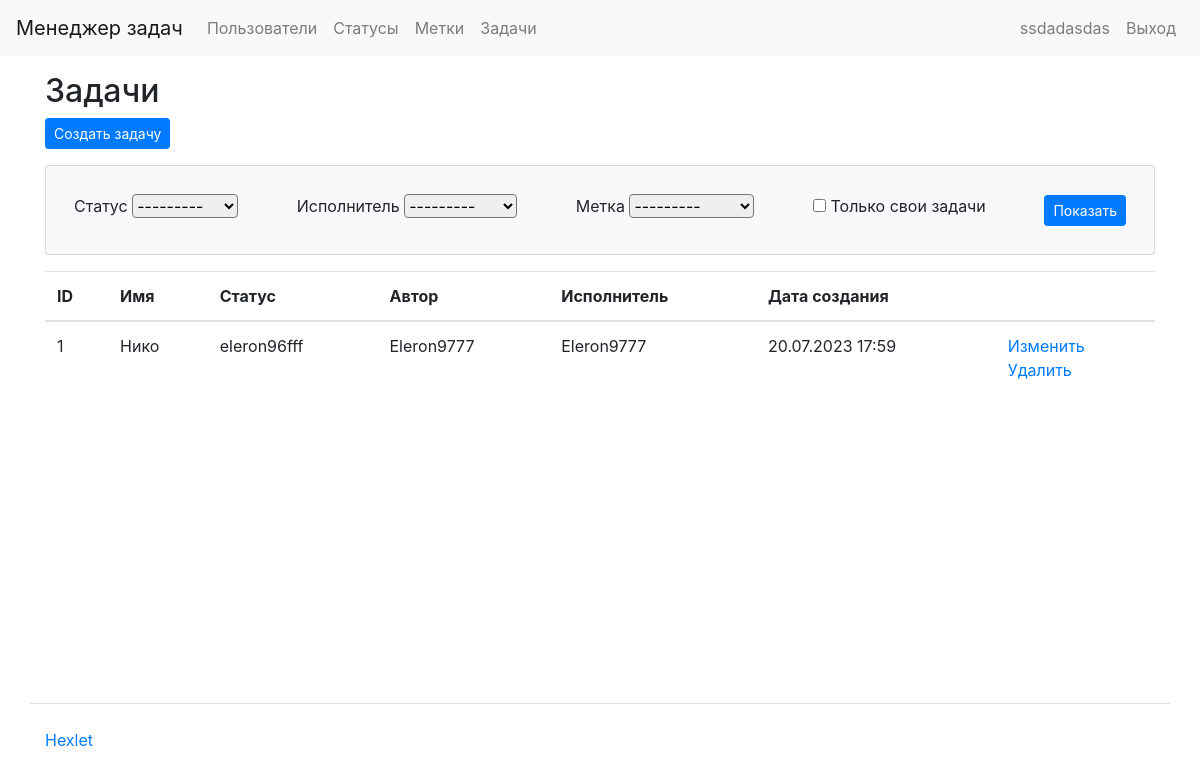
The page /tasks/ (signed in) on the database as committed earlier.
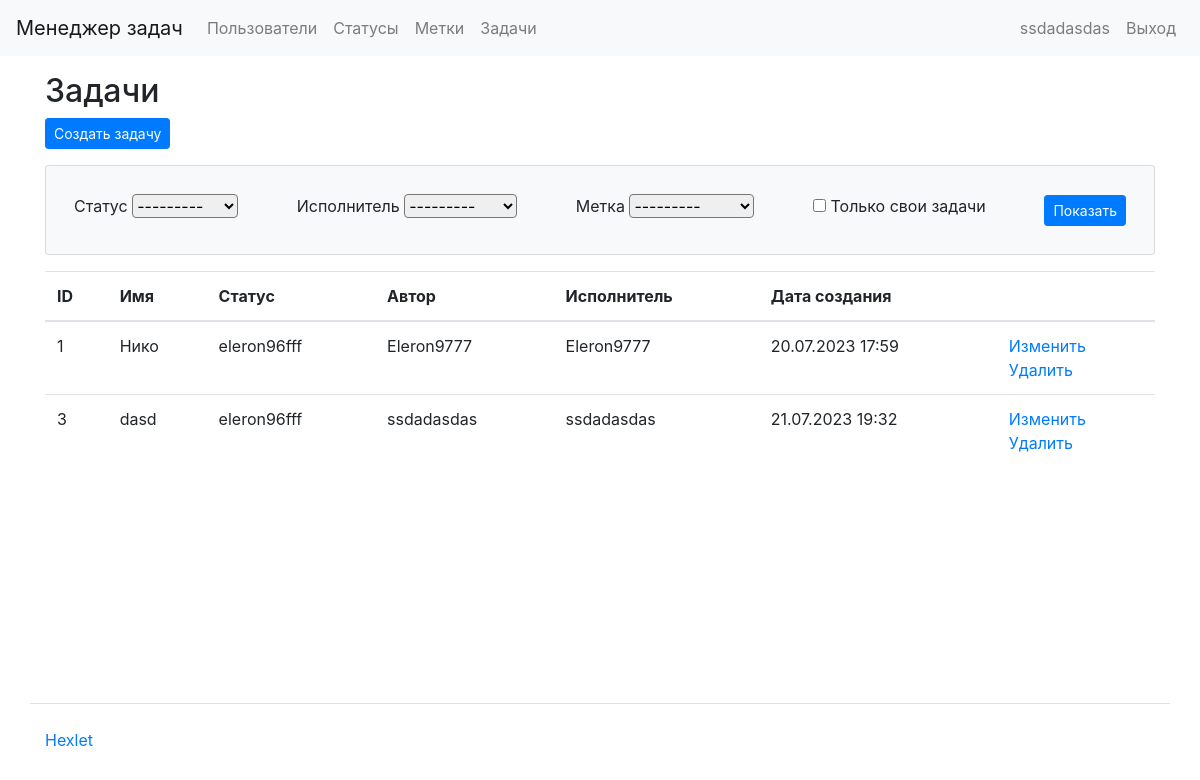
The same page on the database as committed later.
### task_manager/tasks/models.py (models this page shows, shortened)
class Task(models.Model):
    name = models.CharField(max_length=100, verbose_name=_('Name'))
    description = models.TextField(verbose_name=_('Description'))
    status = models.ForeignKey(Status, on_delete=models.CASCADE, verbose_name=_('Status'))  # Link to the Status model
    author = models.ForeignKey(User, on_delete=models.CASCADE, related_name='author_tasks', verbose_name=_('Author'))  # Link to the User model
    executor = models.ForeignKey(User, on_delete=models.CASCADE, related_name='executor_tasks', verbose_name=_('Executor'))  # Link to the User model
    label = models.ForeignKey(labels, on_delete=models.CASCADE, null=True, verbose_name=_('Label'))  # Link to the Label model
    created_date = models.DateTimeField(auto_now_add=True)
    class Meta:
        app_label = 'tasks'

### task_manager/status/models.py (models this page shows, shortened)
class Status(models.Model):
    name = models.CharField(verbose_name=gettext_lazy('Name'), max_length=100)
    created_date = models.DateTimeField(auto_now_add=True)
    class Meta:
        app_label = 'status'

### task_manager/users/models.py (models this page shows)
class User(AbstractUser):
    def get_absolute_url(self):
        return reverse('users:user_list')

### task_manager/tasks/views.py (the view, shortened to what this page needs)
# urls.py: path('tasks/', tasks_list, name='tasks'),
@login_required
def tasks_list(request):
    form = TaskFilterForm(request.GET or None)
    tasks = TaskModel.objects.all()
    statuses = Status.objects.all()
    context = {'form': form, 'tasks': tasks,
               'task_statuses': statuses}
    return render(request, 'tasks/tasks.html', context)

### task_manager/tasks/forms.py
class TaskFilterForm(forms.Form):
    status = forms.ModelChoiceField(queryset=Status.objects.all(), required=False)
    executor = forms.ModelChoiceField(queryset=get_user_model().objects.all(), required=False)
    label = forms.ModelChoiceField(queryset=labels.objects.all(), required=False)
    my_tasks = forms.BooleanField(required=False)

### task_manager/templates/tasks/tasks.html (shortened to what this page needs)
{% extends "base.html" %}
{% load i18n %}
{% block content %}
  <h2>{% trans "Tasks" %}</h2>
  <div class="mb-3">
    <a href="{% url 'create_tasks' %}" class="btn btn-primary btn-sm">{% trans "Create Task" %}</a>
  </div>
  <div class="card mb-3 card-body bg-light">
    <form method="GET" class="d-flex flex-row align-items-center justify-content-between flex-wrap">
      <div class="p-2">
        <label class="form-label" for="id_status">{% trans "Status" %}</label>
        <select name="status" class="form-select rounded" id="id_status">
          <option value="" selected>---------</option>
        </select>
      </div>
      <div class="p-2">
        <label class="form-label" for="id_executor">{% trans "Executor" %}</label>
        <select name="executor" class="form-select rounded" id="id_executor">
          <option value="" selected>---------</option>
        </select>
      </div>
      <div class="p-2">
        <label class="form-label" for="id_label">{% trans "Label" %}</label>
        <select name="label" class="form-select rounded" id="id_label">
          <option value="" selected>---------</option>
        </select>
      </div>
      <div class="p-2 form-check">
        <input type="checkbox" id="my_tasks" name="my_tasks">
        <label for="my_tasks">{% trans "Only my tasks" %}</label>
      </div>
      <div class="p-2">
        <input class="btn btn-primary btn-sm" type="submit" value="{% trans 'Show' %}">
      </div>
    </form>
  </div>
  <table class="table">
    <thead>
      <tr>
        <th scope="col">{% trans "id" %}</th>
        <th scope="col">{% trans "Name" %}</th>
        <th scope="col">{% trans "Status" %}</th>
        <th scope="col">{% trans "Author" %}</th>
        <th scope="col">{% trans "Executor" %}</th>
        <th scope="col">{% trans "Creation date" %}</th>
        <th scope="col"></th>
      </tr>
    </thead>
    <tbody>
      {% for task in tasks %}
      <tr>
        <td>{{ task.id }}</td>
        <td>{{ task.name }}</td>
        <td>{{ task.status.name }}</td>
        <td>{{ task.author.username }}</td>
        <td>{{ task.executor.username }}</td>
        <td>{{ task.created_date|date:"d.m.Y H:i" }}</td>
        <td>
          <a href="{% url 'edit_tasks' task.id %}">{% trans "Edit" %}</a>
          <br>
          <a href="{% url 'delete_tasks' task.id %}">{% trans "Delete" %}</a>
        </td>
      </tr>
      {% endfor %}
    </tbody>
  </table>
{% endblock %}

Rows that differ between the two databases and show on the page:
added Task: id "3", name "dasd", status.name "eleron96fff", author.username "ssdadasdas", executor.username "ssdadasdas", created_date "21.07.2023 19:32"
